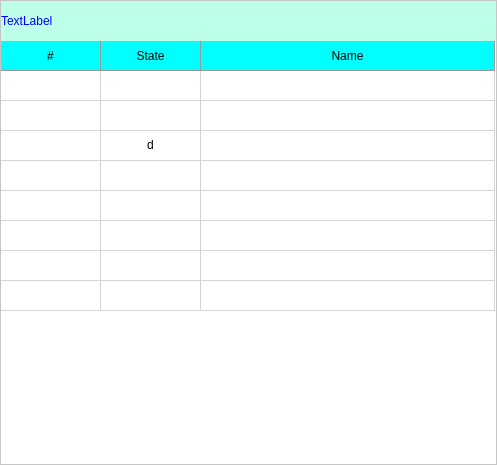
<?xml version="1.0" encoding="UTF-8"?>
<ui version="4.0">
 <class>Outlet_Status</class>
 <widget class="QWidget" name="Outlet_Status">
  <property name="geometry">
   <rect>
    <x>0</x>
    <y>0</y>
    <width>497</width>
    <height>465</height>
   </rect>
  </property>
  <property name="windowTitle">
   <string>Form</string>
  </property>
  <property name="styleSheet">
   <string notr="true">background-color: white;</string>
  </property>
  <layout class="QVBoxLayout" name="verticalLayout_2">
   <property name="spacing">
    <number>0</number>
   </property>
   <property name="leftMargin">
    <number>0</number>
   </property>
   <property name="topMargin">
    <number>0</number>
   </property>
   <property name="rightMargin">
    <number>0</number>
   </property>
   <property name="bottomMargin">
    <number>0</number>
   </property>
   <item>
    <widget class="QFrame" name="frame">
     <property name="styleSheet">
      <string notr="true">QFrame {
	margin: 10px;
};</string>
     </property>
     <property name="frameShape">
      <enum>QFrame::StyledPanel</enum>
     </property>
     <property name="frameShadow">
      <enum>QFrame::Raised</enum>
     </property>
     <layout class="QVBoxLayout" name="verticalLayout">
      <property name="spacing">
       <number>0</number>
      </property>
      <property name="leftMargin">
       <number>0</number>
      </property>
      <property name="topMargin">
       <number>0</number>
      </property>
      <property name="rightMargin">
       <number>0</number>
      </property>
      <property name="bottomMargin">
       <number>0</number>
      </property>
      <item>
       <widget class="QLabel" name="label">
        <property name="minimumSize">
         <size>
          <width>0</width>
          <height>40</height>
         </size>
        </property>
        <property name="styleSheet">
         <string notr="true">QLabel {
	margin: 0px;
	background-color: rgb(189, 255, 233);
	color: blue;
	border-top: 0px;
	border-right: 0px;
	border-left: 0px;
}</string>
        </property>
        <property name="text">
         <string>TextLabel</string>
        </property>
       </widget>
      </item>
      <item>
       <widget class="QTableWidget" name="tableWidget">
        <property name="styleSheet">
         <string notr="true">QTableView, QHeaderView, QTableView::item {
    background: white;
	margin: 0px;
	border-left: 0px;
	border-top: 0px solid  rgb(124, 119, 119);
	min-height: 30px;
	border-bottom: 0px;
	text-align: center;
}

QTableView::item:alternate {
    background: rgb(209, 231, 254);
}

QTableView::item:selected { /*被选中的index*/
    color: black;
    background: qlineargradient(
        x1: 0, y1: 0, x2: 0, y2: 1,
        stop: 0 #FAFBFE,
        stop: 1 #DCDEF1);
}

QHeaderView::section:horizontal, QTableCornerButton::section {
    background-color: rgb(0,255,255);
    border: 1px solid rgb(153, 153, 153);
    border-width: 0 1px 1px 0;
}</string>
        </property>
        <property name="rowCount">
         <number>8</number>
        </property>
        <attribute name="horizontalHeaderStretchLastSection">
         <bool>true</bool>
        </attribute>
        <attribute name="verticalHeaderVisible">
         <bool>false</bool>
        </attribute>
        <row/>
        <row/>
        <row/>
        <row/>
        <row/>
        <row/>
        <row/>
        <row/>
        <column>
         <property name="text">
          <string>#</string>
         </property>
        </column>
        <column>
         <property name="text">
          <string>State</string>
         </property>
        </column>
        <column>
         <property name="text">
          <string>Name</string>
         </property>
        </column>
        <item row="2" column="1">
         <property name="text">
          <string>d</string>
         </property>
         <property name="textAlignment">
          <set>AlignCenter</set>
         </property>
        </item>
       </widget>
      </item>
     </layout>
    </widget>
   </item>
  </layout>
 </widget>
 <resources/>
 <connections/>
</ui>
